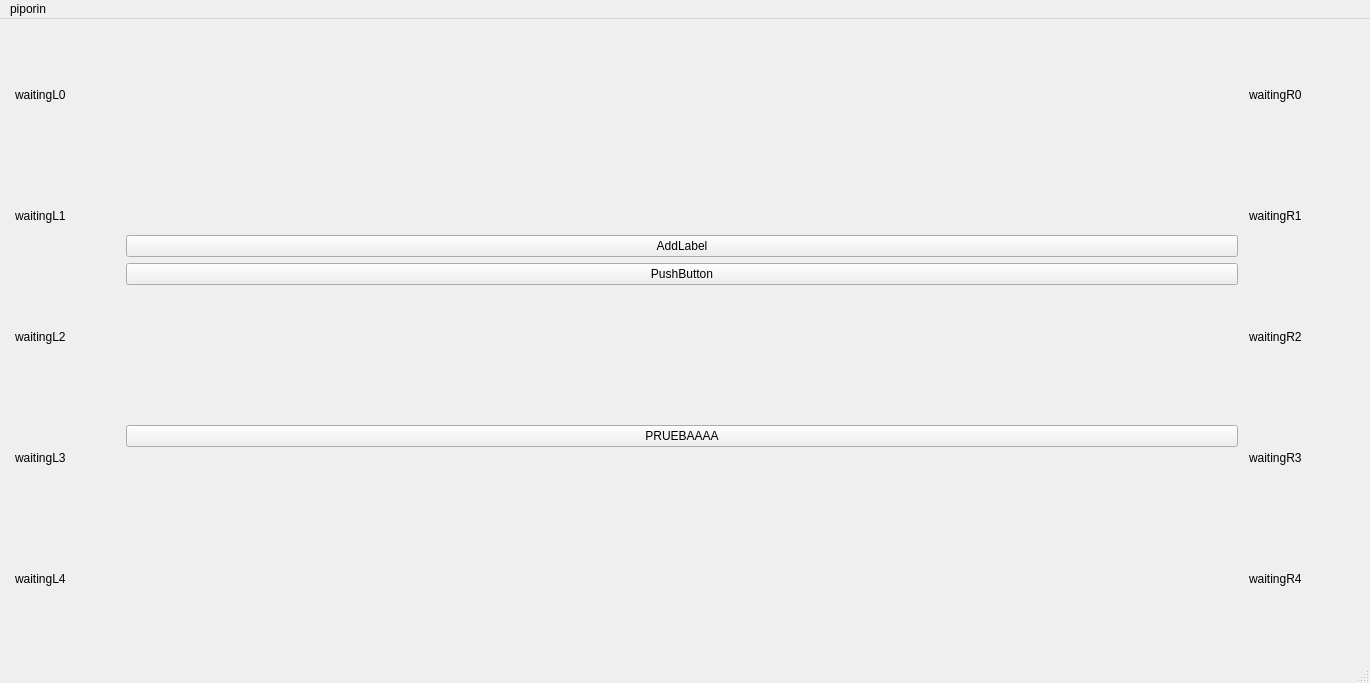
<?xml version="1.0" encoding="UTF-8"?>
<ui version="4.0">
 <class>MainWindow</class>
 <widget class="QMainWindow" name="MainWindow">
  <property name="geometry">
   <rect>
    <x>0</x>
    <y>0</y>
    <width>1370</width>
    <height>683</height>
   </rect>
  </property>
  <property name="windowTitle">
   <string>pipoWindow</string>
  </property>
  <widget class="QWidget" name="centralwidget">
   <widget class="QWidget" name="gridLayoutWidget">
    <property name="geometry">
     <rect>
      <x>10</x>
      <y>10</y>
      <width>1344</width>
      <height>618</height>
     </rect>
    </property>
    <layout class="QGridLayout" name="gridLayout">
     <item row="4" column="1">
      <spacer name="horizontalSpacer">
       <property name="orientation">
        <enum>Qt::Orientation::Horizontal</enum>
       </property>
       <property name="sizeType">
        <enum>QSizePolicy::Policy::Fixed</enum>
       </property>
       <property name="sizeHint" stdset="0">
        <size>
         <width>1000</width>
         <height>10</height>
        </size>
       </property>
      </spacer>
     </item>
     <item row="0" column="1">
      <spacer name="verticalSpacer_2">
       <property name="orientation">
        <enum>Qt::Orientation::Vertical</enum>
       </property>
       <property name="sizeType">
        <enum>QSizePolicy::Policy::Fixed</enum>
       </property>
       <property name="sizeHint" stdset="0">
        <size>
         <width>20</width>
         <height>200</height>
        </size>
       </property>
      </spacer>
     </item>
     <item row="6" column="1">
      <spacer name="verticalSpacer">
       <property name="orientation">
        <enum>Qt::Orientation::Vertical</enum>
       </property>
       <property name="sizeType">
        <enum>QSizePolicy::Policy::Fixed</enum>
       </property>
       <property name="sizeHint" stdset="0">
        <size>
         <width>20</width>
         <height>200</height>
        </size>
       </property>
      </spacer>
     </item>
     <item row="1" column="1">
      <widget class="QPushButton" name="pruebaAddLabel">
       <property name="text">
        <string>AddLabel</string>
       </property>
      </widget>
     </item>
     <item row="3" column="1">
      <layout class="QHBoxLayout" name="El_canal">
       <property name="spacing">
        <number>10</number>
       </property>
       <property name="sizeConstraint">
        <enum>QLayout::SizeConstraint::SetFixedSize</enum>
       </property>
       <property name="leftMargin">
        <number>5</number>
       </property>
       <property name="topMargin">
        <number>5</number>
       </property>
       <property name="rightMargin">
        <number>5</number>
       </property>
       <property name="bottomMargin">
        <number>5</number>
       </property>
      </layout>
     </item>
     <item row="0" column="0" rowspan="7">
      <layout class="QVBoxLayout" name="Waiting_Left">
       <property name="spacing">
        <number>10</number>
       </property>
       <property name="sizeConstraint">
        <enum>QLayout::SizeConstraint::SetFixedSize</enum>
       </property>
       <property name="leftMargin">
        <number>5</number>
       </property>
       <property name="topMargin">
        <number>5</number>
       </property>
       <property name="rightMargin">
        <number>5</number>
       </property>
       <property name="bottomMargin">
        <number>5</number>
       </property>
       <item>
        <widget class="QLabel" name="waitingL0">
         <property name="sizePolicy">
          <sizepolicy hsizetype="Fixed" vsizetype="Fixed">
           <horstretch>0</horstretch>
           <verstretch>0</verstretch>
          </sizepolicy>
         </property>
         <property name="minimumSize">
          <size>
           <width>100</width>
           <height>100</height>
          </size>
         </property>
         <property name="text">
          <string>waitingL0</string>
         </property>
        </widget>
       </item>
       <item>
        <widget class="QLabel" name="waitingL1">
         <property name="sizePolicy">
          <sizepolicy hsizetype="Fixed" vsizetype="Fixed">
           <horstretch>0</horstretch>
           <verstretch>0</verstretch>
          </sizepolicy>
         </property>
         <property name="minimumSize">
          <size>
           <width>100</width>
           <height>100</height>
          </size>
         </property>
         <property name="text">
          <string>waitingL1</string>
         </property>
        </widget>
       </item>
       <item>
        <widget class="QLabel" name="waitingL2">
         <property name="sizePolicy">
          <sizepolicy hsizetype="Fixed" vsizetype="Fixed">
           <horstretch>0</horstretch>
           <verstretch>0</verstretch>
          </sizepolicy>
         </property>
         <property name="minimumSize">
          <size>
           <width>100</width>
           <height>100</height>
          </size>
         </property>
         <property name="text">
          <string>waitingL2</string>
         </property>
        </widget>
       </item>
       <item>
        <widget class="QLabel" name="waitingL3">
         <property name="sizePolicy">
          <sizepolicy hsizetype="Fixed" vsizetype="Fixed">
           <horstretch>0</horstretch>
           <verstretch>0</verstretch>
          </sizepolicy>
         </property>
         <property name="minimumSize">
          <size>
           <width>100</width>
           <height>100</height>
          </size>
         </property>
         <property name="text">
          <string>waitingL3</string>
         </property>
        </widget>
       </item>
       <item>
        <widget class="QLabel" name="waitingL4">
         <property name="sizePolicy">
          <sizepolicy hsizetype="Fixed" vsizetype="Fixed">
           <horstretch>0</horstretch>
           <verstretch>0</verstretch>
          </sizepolicy>
         </property>
         <property name="minimumSize">
          <size>
           <width>100</width>
           <height>100</height>
          </size>
         </property>
         <property name="text">
          <string>waitingL4</string>
         </property>
        </widget>
       </item>
      </layout>
     </item>
     <item row="0" column="2" rowspan="7">
      <layout class="QVBoxLayout" name="Waiting_Right">
       <property name="spacing">
        <number>10</number>
       </property>
       <property name="sizeConstraint">
        <enum>QLayout::SizeConstraint::SetFixedSize</enum>
       </property>
       <property name="leftMargin">
        <number>5</number>
       </property>
       <property name="topMargin">
        <number>5</number>
       </property>
       <property name="rightMargin">
        <number>5</number>
       </property>
       <property name="bottomMargin">
        <number>5</number>
       </property>
       <item>
        <widget class="QLabel" name="waitingR0">
         <property name="sizePolicy">
          <sizepolicy hsizetype="Fixed" vsizetype="Fixed">
           <horstretch>0</horstretch>
           <verstretch>0</verstretch>
          </sizepolicy>
         </property>
         <property name="maximumSize">
          <size>
           <width>100</width>
           <height>100</height>
          </size>
         </property>
         <property name="text">
          <string>waitingR0</string>
         </property>
        </widget>
       </item>
       <item>
        <widget class="QLabel" name="waitingR1">
         <property name="sizePolicy">
          <sizepolicy hsizetype="Fixed" vsizetype="Fixed">
           <horstretch>0</horstretch>
           <verstretch>0</verstretch>
          </sizepolicy>
         </property>
         <property name="maximumSize">
          <size>
           <width>100</width>
           <height>100</height>
          </size>
         </property>
         <property name="text">
          <string>waitingR1</string>
         </property>
        </widget>
       </item>
       <item>
        <widget class="QLabel" name="waitingR2">
         <property name="sizePolicy">
          <sizepolicy hsizetype="Fixed" vsizetype="Fixed">
           <horstretch>0</horstretch>
           <verstretch>0</verstretch>
          </sizepolicy>
         </property>
         <property name="maximumSize">
          <size>
           <width>100</width>
           <height>100</height>
          </size>
         </property>
         <property name="text">
          <string>waitingR2</string>
         </property>
        </widget>
       </item>
       <item>
        <widget class="QLabel" name="waitingR3">
         <property name="sizePolicy">
          <sizepolicy hsizetype="Fixed" vsizetype="Fixed">
           <horstretch>0</horstretch>
           <verstretch>0</verstretch>
          </sizepolicy>
         </property>
         <property name="maximumSize">
          <size>
           <width>100</width>
           <height>100</height>
          </size>
         </property>
         <property name="text">
          <string>waitingR3</string>
         </property>
        </widget>
       </item>
       <item>
        <widget class="QLabel" name="waitingR4">
         <property name="sizePolicy">
          <sizepolicy hsizetype="Fixed" vsizetype="Fixed">
           <horstretch>0</horstretch>
           <verstretch>0</verstretch>
          </sizepolicy>
         </property>
         <property name="maximumSize">
          <size>
           <width>100</width>
           <height>100</height>
          </size>
         </property>
         <property name="text">
          <string>waitingR4</string>
         </property>
        </widget>
       </item>
      </layout>
     </item>
     <item row="2" column="1">
      <widget class="QPushButton" name="pruebaStructs">
       <property name="text">
        <string>PushButton</string>
       </property>
      </widget>
     </item>
     <item row="5" column="1">
      <widget class="QPushButton" name="pushButton">
       <property name="text">
        <string>PRUEBAAAA</string>
       </property>
      </widget>
     </item>
    </layout>
   </widget>
  </widget>
  <widget class="QMenuBar" name="menubar">
   <property name="geometry">
    <rect>
     <x>0</x>
     <y>0</y>
     <width>1370</width>
     <height>26</height>
    </rect>
   </property>
   <property name="sizePolicy">
    <sizepolicy hsizetype="MinimumExpanding" vsizetype="Fixed">
     <horstretch>0</horstretch>
     <verstretch>0</verstretch>
    </sizepolicy>
   </property>
   <property name="minimumSize">
    <size>
     <width>0</width>
     <height>2</height>
    </size>
   </property>
   <property name="autoFillBackground">
    <bool>false</bool>
   </property>
   <widget class="QMenu" name="menupiporin">
    <property name="title">
     <string>piporin</string>
    </property>
    <widget class="QMenu" name="menucreate_boat">
     <property name="title">
      <string>create boat</string>
     </property>
     <addaction name="actionleft"/>
     <addaction name="actionright"/>
    </widget>
    <addaction name="menucreate_boat"/>
    <addaction name="separator"/>
    <addaction name="separator"/>
    <addaction name="actionsomething2"/>
   </widget>
   <addaction name="menupiporin"/>
  </widget>
  <widget class="QStatusBar" name="statusbar"/>
  <action name="actionsomething2">
   <property name="text">
    <string>restart</string>
   </property>
  </action>
  <action name="actionleft">
   <property name="icon">
    <iconset theme="QIcon::ThemeIcon::ListAdd"/>
   </property>
   <property name="text">
    <string>left</string>
   </property>
  </action>
  <action name="actionright">
   <property name="icon">
    <iconset theme="QIcon::ThemeIcon::ListAdd"/>
   </property>
   <property name="text">
    <string>right</string>
   </property>
  </action>
 </widget>
 <resources/>
 <connections/>
</ui>
